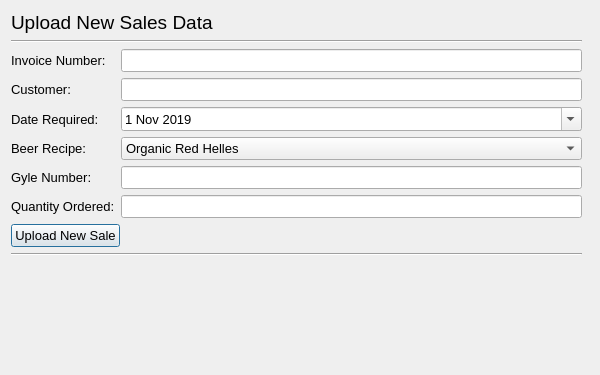
<?xml version="1.0" encoding="UTF-8"?>
<ui version="4.0">
 <class>dialog_upload_sales</class>
 <widget class="QDialog" name="dialog_upload_sales">
  <property name="geometry">
   <rect>
    <x>0</x>
    <y>0</y>
    <width>600</width>
    <height>375</height>
   </rect>
  </property>
  <property name="font">
   <font>
    <family>Arial</family>
    <pointsize>10</pointsize>
   </font>
  </property>
  <property name="windowTitle">
   <string>Upload New Sales Data - Barnaby's Brewhouse</string>
  </property>
  <layout class="QGridLayout" name="gridLayout">
   <item row="0" column="0">
    <widget class="QScrollArea" name="scroll_area">
     <property name="font">
      <font>
       <kerning>true</kerning>
      </font>
     </property>
     <property name="frameShape">
      <enum>QFrame::NoFrame</enum>
     </property>
     <property name="frameShadow">
      <enum>QFrame::Plain</enum>
     </property>
     <property name="lineWidth">
      <number>0</number>
     </property>
     <property name="widgetResizable">
      <bool>true</bool>
     </property>
     <widget class="QWidget" name="scroll_area_widget_contents">
      <property name="geometry">
       <rect>
        <x>0</x>
        <y>0</y>
        <width>578</width>
        <height>353</height>
       </rect>
      </property>
      <widget class="QWidget" name="verticalLayoutWidget">
       <property name="geometry">
        <rect>
         <x>0</x>
         <y>0</y>
         <width>571</width>
         <height>331</height>
        </rect>
       </property>
       <layout class="QVBoxLayout" name="vert_layout_upload_sales">
        <item>
         <widget class="QLabel" name="lbl_upload_sales">
          <property name="font">
           <font>
            <family>Arial</family>
            <pointsize>14</pointsize>
            <kerning>true</kerning>
           </font>
          </property>
          <property name="text">
           <string>Upload New Sales Data</string>
          </property>
         </widget>
        </item>
        <item>
         <widget class="Line" name="hori_line_upload_sales">
          <property name="orientation">
           <enum>Qt::Horizontal</enum>
          </property>
         </widget>
        </item>
        <item>
         <layout class="QGridLayout" name="grid_layout_upload_sales">
          <item row="3" column="0">
           <widget class="QLabel" name="lbl_sale_date">
            <property name="text">
             <string>Date Required:</string>
            </property>
           </widget>
          </item>
          <item row="3" column="1">
           <widget class="QDateEdit" name="date_edit_sale_date">
            <property name="dateTime">
             <datetime>
              <hour>0</hour>
              <minute>0</minute>
              <second>0</second>
              <year>2019</year>
              <month>11</month>
              <day>1</day>
             </datetime>
            </property>
            <property name="maximumDateTime">
             <datetime>
              <hour>23</hour>
              <minute>59</minute>
              <second>59</second>
              <year>9999</year>
              <month>1</month>
              <day>1</day>
             </datetime>
            </property>
            <property name="minimumDateTime">
             <datetime>
              <hour>0</hour>
              <minute>0</minute>
              <second>0</second>
              <year>2000</year>
              <month>1</month>
              <day>1</day>
             </datetime>
            </property>
            <property name="maximumDate">
             <date>
              <year>9999</year>
              <month>1</month>
              <day>1</day>
             </date>
            </property>
            <property name="calendarPopup">
             <bool>true</bool>
            </property>
           </widget>
          </item>
          <item row="4" column="0">
           <widget class="QLabel" name="lbl_sale_recipe">
            <property name="text">
             <string>Beer Recipe:</string>
            </property>
           </widget>
          </item>
          <item row="4" column="1">
           <widget class="QComboBox" name="combo_box_sale_recipe">
            <item>
             <property name="text">
              <string>Organic Red Helles</string>
             </property>
            </item>
            <item>
             <property name="text">
              <string>Organic Pilsner</string>
             </property>
            </item>
            <item>
             <property name="text">
              <string>Organic Dunkel</string>
             </property>
            </item>
           </widget>
          </item>
          <item row="6" column="0">
           <widget class="QLabel" name="lbl_sale_quantity">
            <property name="text">
             <string>Quantity Ordered:</string>
            </property>
           </widget>
          </item>
          <item row="6" column="1">
           <widget class="QLineEdit" name="line_edit_sale_quantity">
            <property name="maxLength">
             <number>13</number>
            </property>
           </widget>
          </item>
          <item row="1" column="0">
           <widget class="QLabel" name="lbl_sale_invoice">
            <property name="text">
             <string>Invoice Number:</string>
            </property>
           </widget>
          </item>
          <item row="1" column="1">
           <widget class="QLineEdit" name="line_edit_sale_invoice">
            <property name="maxLength">
             <number>13</number>
            </property>
           </widget>
          </item>
          <item row="2" column="0">
           <widget class="QLabel" name="lbl_sale_customer">
            <property name="text">
             <string>Customer:</string>
            </property>
           </widget>
          </item>
          <item row="2" column="1">
           <widget class="QLineEdit" name="line_edit_sale_customer">
            <property name="maxLength">
             <number>40</number>
            </property>
           </widget>
          </item>
          <item row="5" column="0">
           <widget class="QLabel" name="lbl_sale_gyle">
            <property name="text">
             <string>Gyle Number:</string>
            </property>
           </widget>
          </item>
          <item row="5" column="1">
           <widget class="QLineEdit" name="line_edit_sale_gyle">
            <property name="maxLength">
             <number>13</number>
            </property>
           </widget>
          </item>
         </layout>
        </item>
        <item alignment="Qt::AlignLeft">
         <widget class="QPushButton" name="btn_upload_sale">
          <property name="text">
           <string>Upload New Sale</string>
          </property>
         </widget>
        </item>
        <item>
         <widget class="Line" name="hori_line_sale">
          <property name="orientation">
           <enum>Qt::Horizontal</enum>
          </property>
         </widget>
        </item>
        <item>
         <widget class="QLabel" name="lbl_upload_successful">
          <property name="text">
           <string/>
          </property>
         </widget>
        </item>
        <item>
         <spacer name="vert_spacer_upload_sales">
          <property name="orientation">
           <enum>Qt::Vertical</enum>
          </property>
          <property name="sizeHint" stdset="0">
           <size>
            <width>20</width>
            <height>40</height>
           </size>
          </property>
         </spacer>
        </item>
       </layout>
      </widget>
     </widget>
    </widget>
   </item>
  </layout>
 </widget>
 <resources/>
 <connections/>
</ui>
